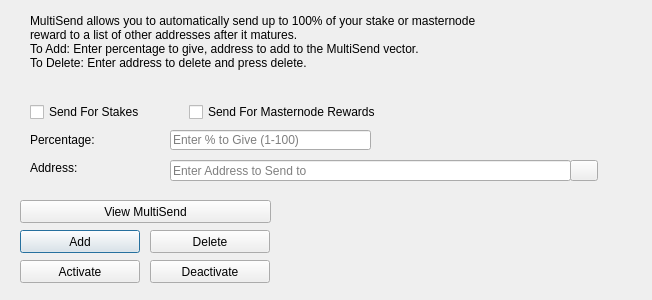
<?xml version="1.0" encoding="UTF-8"?>
<ui version="4.0">
 <class>MultiSendDialog</class>
 <widget class="QDialog" name="MultiSendDialog">
  <property name="windowModality">
   <enum>Qt::NonModal</enum>
  </property>
  <property name="geometry">
   <rect>
    <x>0</x>
    <y>0</y>
    <width>652</width>
    <height>300</height>
   </rect>
  </property>
  <property name="windowTitle">
   <string>MultiSend</string>
  </property>
  <widget class="QLineEdit" name="multiSendPercentEdit">
   <property name="geometry">
    <rect>
     <x>170</x>
     <y>130</y>
     <width>201</width>
     <height>20</height>
    </rect>
   </property>
   <property name="toolTip">
    <string>Enter whole numbers 1 - 100</string>
   </property>
   <property name="placeholderText">
    <string>Enter % to Give (1-100)</string>
   </property>
  </widget>
  <widget class="QLineEdit" name="multiSendAddressEdit">
   <property name="geometry">
    <rect>
     <x>170</x>
     <y>160</y>
     <width>401</width>
     <height>21</height>
    </rect>
   </property>
   <property name="toolTip">
    <string/>
   </property>
   <property name="placeholderText">
    <string>Enter Address to Send to</string>
   </property>
  </widget>
  <widget class="QLabel" name="label_2">
   <property name="geometry">
    <rect>
     <x>30</x>
     <y>0</y>
     <width>451</width>
     <height>121</height>
    </rect>
   </property>
   <property name="lineWidth">
    <number>1</number>
   </property>
   <property name="text">
    <string>
MultiSend allows you to automatically send up to 100% of your stake or masternode reward to a list of other addresses after it matures.
To Add: Enter percentage to give, address to add to the MultiSend vector.
To Delete: Enter address to delete and press delete.</string>
   </property>
   <property name="alignment">
    <set>Qt::AlignLeading|Qt::AlignLeft|Qt::AlignTop</set>
   </property>
   <property name="wordWrap">
    <bool>true</bool>
   </property>
  </widget>
  <widget class="QLabel" name="message">
   <property name="geometry">
    <rect>
     <x>290</x>
     <y>200</y>
     <width>351</width>
     <height>91</height>
    </rect>
   </property>
   <property name="text">
    <string/>
   </property>
  </widget>
  <widget class="QPushButton" name="addButton">
   <property name="geometry">
    <rect>
     <x>20</x>
     <y>230</y>
     <width>120</width>
     <height>23</height>
    </rect>
   </property>
   <property name="toolTip">
    <string/>
   </property>
   <property name="statusTip">
    <string>Add to MultiSend Vector</string>
   </property>
   <property name="text">
    <string>Add</string>
   </property>
  </widget>
  <widget class="QPushButton" name="disableButton">
   <property name="geometry">
    <rect>
     <x>150</x>
     <y>260</y>
     <width>120</width>
     <height>23</height>
    </rect>
   </property>
   <property name="statusTip">
    <string>Deactivate MultiSend</string>
   </property>
   <property name="text">
    <string>Deactivate</string>
   </property>
  </widget>
  <widget class="QPushButton" name="addressBookButton">
   <property name="geometry">
    <rect>
     <x>570</x>
     <y>160</y>
     <width>28</width>
     <height>21</height>
    </rect>
   </property>
   <property name="toolTip">
    <string>Choose an address from the address book</string>
   </property>
   <property name="text">
    <string/>
   </property>
   <property name="icon">
    <iconset resource="../tpfcoin.qrc">
     <normaloff>:/icons/address-book</normaloff>:/icons/address-book</iconset>
   </property>
   <property name="shortcut">
    <string>Alt+A</string>
   </property>
   <property name="autoDefault">
    <bool>false</bool>
   </property>
  </widget>
  <widget class="QLabel" name="label">
   <property name="geometry">
    <rect>
     <x>30</x>
     <y>130</y>
     <width>121</width>
     <height>20</height>
    </rect>
   </property>
   <property name="toolTip">
    <string>Percentage of stake to send</string>
   </property>
   <property name="text">
    <string>Percentage:</string>
   </property>
  </widget>
  <widget class="QLabel" name="label_5">
   <property name="geometry">
    <rect>
     <x>30</x>
     <y>160</y>
     <width>111</width>
     <height>16</height>
    </rect>
   </property>
   <property name="toolTip">
    <string>Address to send portion of stake to</string>
   </property>
   <property name="text">
    <string>Address:</string>
   </property>
  </widget>
  <widget class="QPushButton" name="deleteButton">
   <property name="geometry">
    <rect>
     <x>150</x>
     <y>230</y>
     <width>120</width>
     <height>23</height>
    </rect>
   </property>
   <property name="toolTip">
    <string/>
   </property>
   <property name="statusTip">
    <string>Delete Address From MultiSend Vector</string>
   </property>
   <property name="text">
    <string>Delete</string>
   </property>
  </widget>
  <widget class="QPushButton" name="activateButton">
   <property name="geometry">
    <rect>
     <x>20</x>
     <y>260</y>
     <width>120</width>
     <height>23</height>
    </rect>
   </property>
   <property name="statusTip">
    <string>Activate MultiSend</string>
   </property>
   <property name="text">
    <string>Activate</string>
   </property>
  </widget>
  <widget class="QPushButton" name="viewButton">
   <property name="geometry">
    <rect>
     <x>20</x>
     <y>200</y>
     <width>251</width>
     <height>23</height>
    </rect>
   </property>
   <property name="toolTip">
    <string/>
   </property>
   <property name="statusTip">
    <string>View MultiSend Vector</string>
   </property>
   <property name="text">
    <string>View MultiSend</string>
   </property>
  </widget>
  <widget class="QWidget" name="horizontalLayoutWidget">
   <property name="geometry">
    <rect>
     <x>30</x>
     <y>100</y>
     <width>351</width>
     <height>24</height>
    </rect>
   </property>
   <layout class="QHBoxLayout" name="horizontalLayout">
    <item>
     <widget class="QCheckBox" name="multiSendStakeCheckBox">
      <property name="text">
       <string>Send For Stakes</string>
      </property>
     </widget>
    </item>
    <item>
     <widget class="QCheckBox" name="multiSendMasternodeCheckBox">
      <property name="text">
       <string>Send For Masternode Rewards</string>
      </property>
     </widget>
    </item>
   </layout>
  </widget>
 </widget>
 <resources>
  <include location="../tpfcoin.qrc"/>
 </resources>
 <connections/>
</ui>
